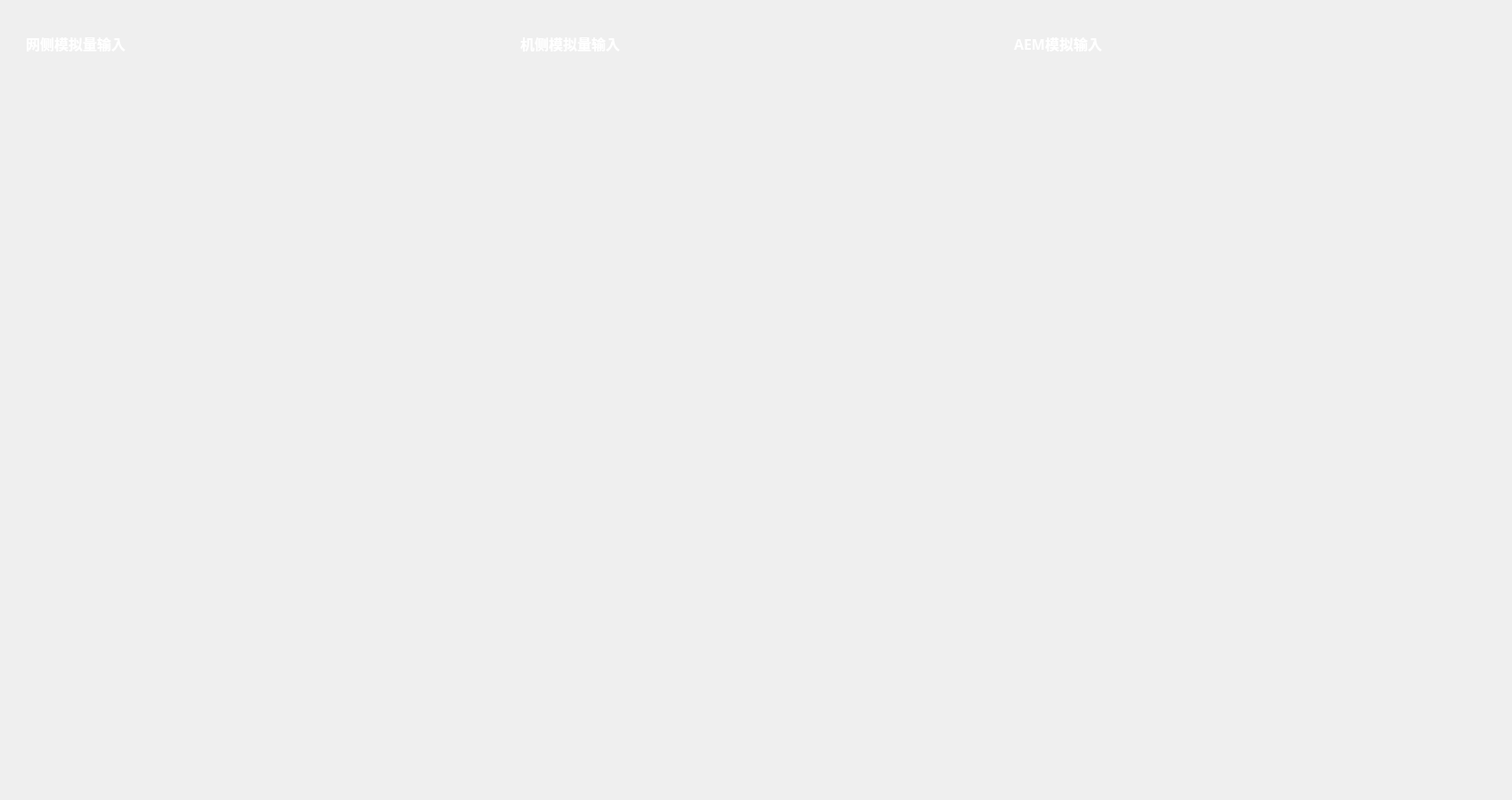
<?xml version="1.0" encoding="UTF-8"?>
<ui version="4.0">
 <class>AIOForm</class>
 <widget class="QWidget" name="AIOForm">
  <property name="geometry">
   <rect>
    <x>0</x>
    <y>0</y>
    <width>1700</width>
    <height>900</height>
   </rect>
  </property>
  <property name="windowTitle">
   <string>Form</string>
  </property>
  <widget class="QFrame" name="horizontalFrame">
   <property name="geometry">
    <rect>
     <x>0</x>
     <y>0</y>
     <width>1701</width>
     <height>901</height>
    </rect>
   </property>
   <layout class="QHBoxLayout" name="horizontalLayout" stretch="0,0,0">
    <property name="leftMargin">
     <number>20</number>
    </property>
    <property name="topMargin">
     <number>20</number>
    </property>
    <property name="rightMargin">
     <number>20</number>
    </property>
    <property name="bottomMargin">
     <number>20</number>
    </property>
    <item>
     <widget class="QFrame" name="frame">
      <layout class="QVBoxLayout" name="verticalLayout_4">
       <property name="leftMargin">
        <number>9</number>
       </property>
       <property name="topMargin">
        <number>9</number>
       </property>
       <property name="rightMargin">
        <number>9</number>
       </property>
       <property name="bottomMargin">
        <number>9</number>
       </property>
       <item>
        <widget class="QLabel" name="label">
         <property name="sizePolicy">
          <sizepolicy hsizetype="Fixed" vsizetype="Fixed">
           <horstretch>0</horstretch>
           <verstretch>0</verstretch>
          </sizepolicy>
         </property>
         <property name="minimumSize">
          <size>
           <width>0</width>
           <height>40</height>
          </size>
         </property>
         <property name="font">
          <font>
           <family>Adobe 黑体 Std R</family>
           <pointsize>12</pointsize>
           <weight>75</weight>
           <bold>true</bold>
          </font>
         </property>
         <property name="styleSheet">
          <string notr="true">color: rgb(255, 255, 255);</string>
         </property>
         <property name="text">
          <string>网侧模拟量输入</string>
         </property>
        </widget>
       </item>
       <item>
        <widget class="QTableView" name="tableView">
         <property name="styleSheet">
          <string notr="true">background-color: rgba(0, 0, 0, 0);</string>
         </property>
         <property name="frameShape">
          <enum>QFrame::NoFrame</enum>
         </property>
        </widget>
       </item>
      </layout>
     </widget>
    </item>
    <item>
     <widget class="QFrame" name="frame_2">
      <layout class="QVBoxLayout" name="verticalLayout_3">
       <property name="leftMargin">
        <number>9</number>
       </property>
       <property name="topMargin">
        <number>9</number>
       </property>
       <property name="rightMargin">
        <number>9</number>
       </property>
       <property name="bottomMargin">
        <number>9</number>
       </property>
       <item>
        <widget class="QLabel" name="label_2">
         <property name="sizePolicy">
          <sizepolicy hsizetype="Fixed" vsizetype="Fixed">
           <horstretch>0</horstretch>
           <verstretch>0</verstretch>
          </sizepolicy>
         </property>
         <property name="minimumSize">
          <size>
           <width>0</width>
           <height>40</height>
          </size>
         </property>
         <property name="font">
          <font>
           <family>Adobe 黑体 Std R</family>
           <pointsize>12</pointsize>
           <weight>75</weight>
           <bold>true</bold>
          </font>
         </property>
         <property name="styleSheet">
          <string notr="true">color: rgb(255, 255, 255);</string>
         </property>
         <property name="text">
          <string>机侧模拟量输入</string>
         </property>
        </widget>
       </item>
       <item>
        <widget class="QTableView" name="tableView_2">
         <property name="styleSheet">
          <string notr="true">background-color: rgba(0, 0, 0, 0);</string>
         </property>
         <property name="frameShape">
          <enum>QFrame::NoFrame</enum>
         </property>
         <property name="showGrid">
          <bool>false</bool>
         </property>
        </widget>
       </item>
      </layout>
     </widget>
    </item>
    <item>
     <widget class="QFrame" name="frame_3">
      <layout class="QVBoxLayout" name="verticalLayout">
       <property name="leftMargin">
        <number>9</number>
       </property>
       <property name="topMargin">
        <number>9</number>
       </property>
       <property name="rightMargin">
        <number>9</number>
       </property>
       <property name="bottomMargin">
        <number>9</number>
       </property>
       <item>
        <widget class="QLabel" name="label_3">
         <property name="sizePolicy">
          <sizepolicy hsizetype="Fixed" vsizetype="Fixed">
           <horstretch>0</horstretch>
           <verstretch>0</verstretch>
          </sizepolicy>
         </property>
         <property name="minimumSize">
          <size>
           <width>0</width>
           <height>40</height>
          </size>
         </property>
         <property name="font">
          <font>
           <family>Adobe 黑体 Std R</family>
           <pointsize>12</pointsize>
           <weight>75</weight>
           <bold>true</bold>
          </font>
         </property>
         <property name="styleSheet">
          <string notr="true">color: rgb(255, 255, 255);</string>
         </property>
         <property name="text">
          <string>AEM模拟输入</string>
         </property>
        </widget>
       </item>
       <item>
        <widget class="QTableView" name="tableView_3">
         <property name="styleSheet">
          <string notr="true">background-color: rgba(0, 0, 0, 0);</string>
         </property>
         <property name="frameShape">
          <enum>QFrame::NoFrame</enum>
         </property>
        </widget>
       </item>
      </layout>
     </widget>
    </item>
   </layout>
  </widget>
 </widget>
 <resources/>
 <connections/>
</ui>
